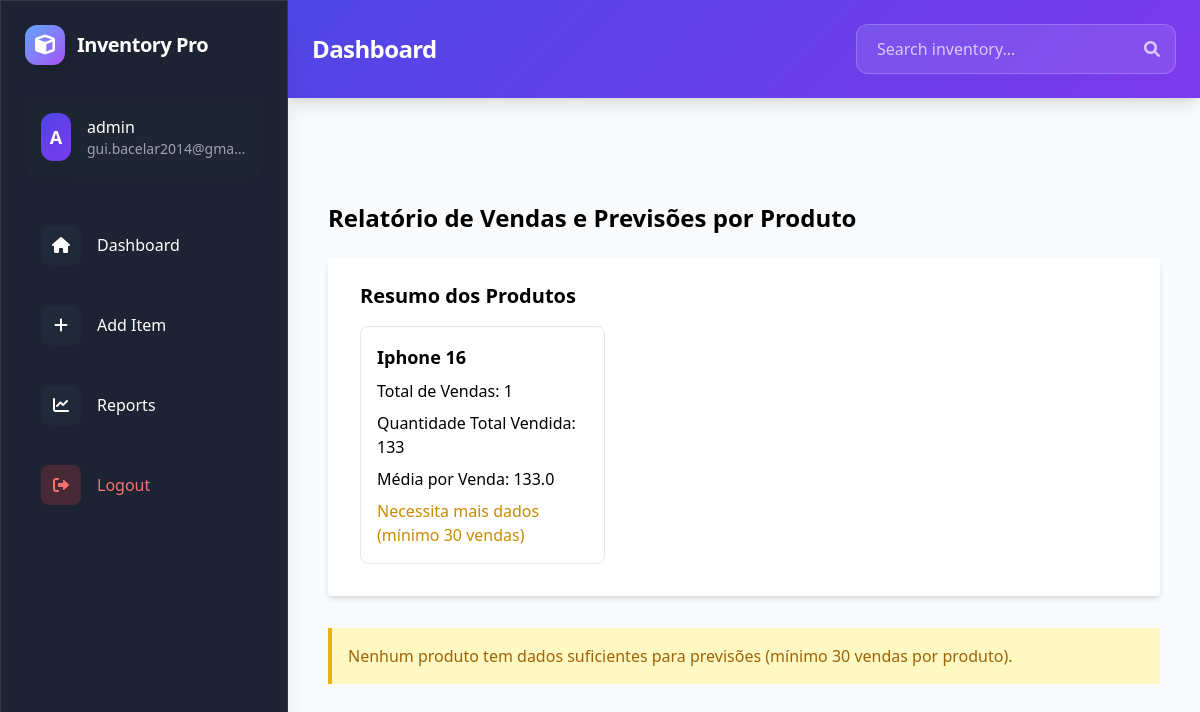
The app's page /reports (signed in), older data.
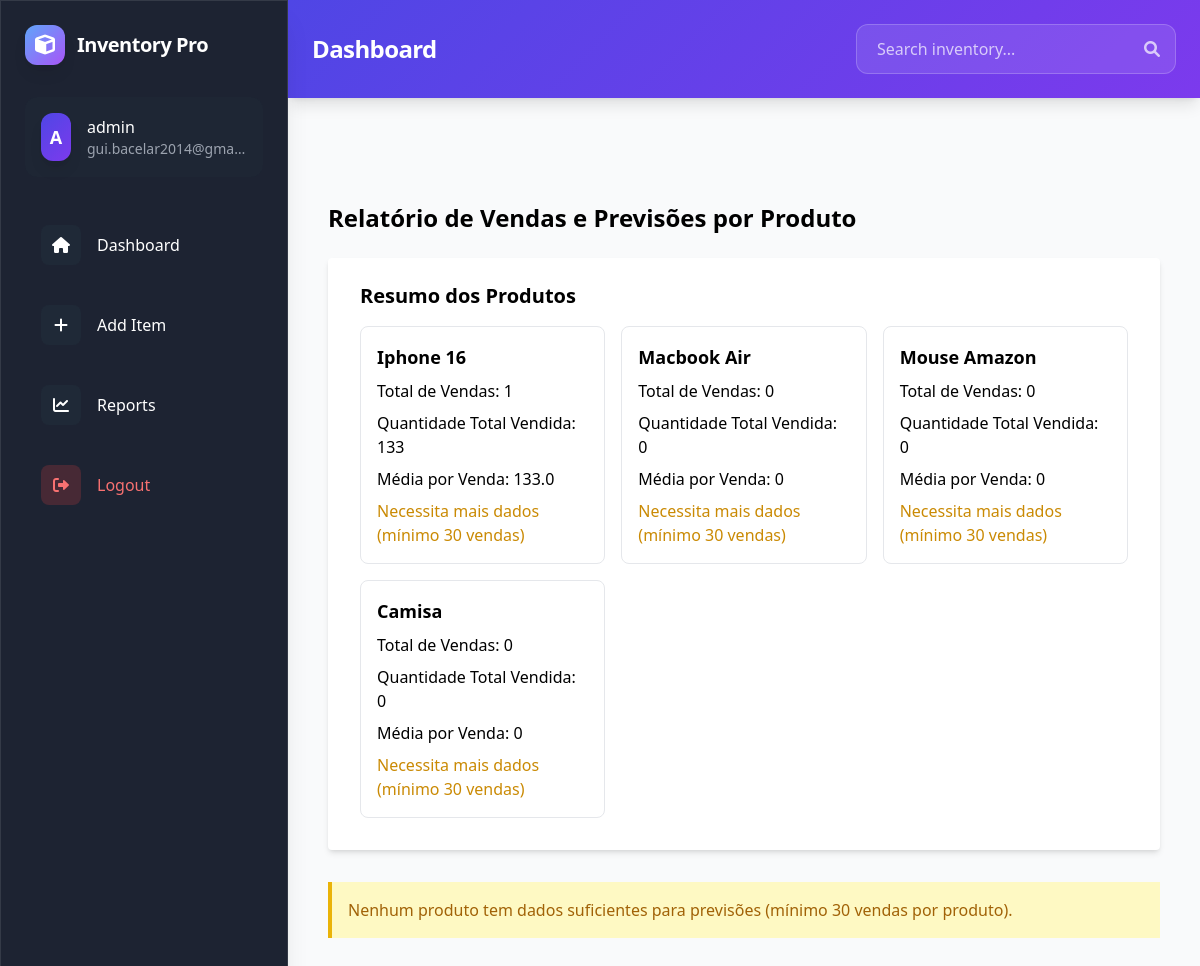
The same page, newer data.
### app/models/user.py (models this page shows, shortened)
class User(UserMixin, db.Model):
    id = db.Column(db.Integer, primary_key=True)
    username = db.Column(db.String(80), unique=True, nullable=False)
    email = db.Column(db.String(120), unique=True, nullable=False)
    password_hash = db.Column(db.String(120), nullable=False)
    items = db.relationship('Item', backref='owner', lazy=True)

### app/models/item.py (models this page shows)
class Item(db.Model):
    id = db.Column(db.Integer, primary_key=True)
    name = db.Column(db.String(100), nullable=False)
    description = db.Column(db.Text, nullable=True)
    quantity = db.Column(db.Integer, default=0)
    user_id = db.Column(db.Integer, db.ForeignKey('user.id'), nullable=False)

### app/controllers/reports_controller.py (the view, shortened to what this page needs)
@reports.route('/reports', methods=['GET'])
@login_required
def show_reports():
    items = Item.query.filter_by(user_id=current_user.id).all()
    if not items:
        flash('Você precisa cadastrar produtos primeiro!', 'warning')
        return render_template('reports.html', predictions=None, has_enough_data=False)
    product_predictions = {}
    product_statistics = {}
    for item in items:
        sales = Sale.query.filter_by(user_id=current_user.id, item_id=item.id).all()
        if len(sales) < 30:
            product_statistics[item.name] = {
                'total_sales': len(sales),
                'total_quantity': sum(sale.quantity for sale in sales),
                'average_quantity': round(sum(sale.quantity for sale in sales) / len(sales), 2) if sales else 0,
                'needs_more_data': True
            }
            continue
    return render_template(
        'reports.html',
        product_predictions=product_predictions,
        product_statistics=product_statistics,
        has_predictions=bool(product_predictions)
    )

### app/__init__.py (called while the page is built)
def create_app():
    app = Flask(__name__)
    app.config.from_object(Config)
    db.init_app(app)
    login_manager.init_app(app)
    from app.models.user import User
    from app.views.auth import auth as auth_blueprint
    from app.controllers.inventory_controller import inventory as inventory_blueprint
    from app.controllers.reports_controller import reports as reports_blueprint
    app.register_blueprint(auth_blueprint)
    app.register_blueprint(inventory_blueprint)
    app.register_blueprint(reports_blueprint)
    @login_manager.user_loader
    def load_user(user_id):
        return User.query.get(int(user_id))
    return app

### app/templates/reports.html
{% extends "base.html" %}
{% block content %}
<div class="container mx-auto px-4 py-8">
    <h1 class="text-2xl font-bold mb-6">Relatório de Vendas e Previsões por Produto</h1>
    <div class="bg-white shadow-md rounded px-8 pt-6 pb-8 mb-8">
        <h2 class="text-xl font-semibold mb-4">Resumo dos Produtos</h2>
        <div class="grid grid-cols-1 md:grid-cols-2 lg:grid-cols-3 gap-4">
            {% for product_name, stats in product_statistics.items() %}
            <div class="border rounded-lg p-4">
                <h3 class="font-bold text-lg mb-2">{{ product_name }}</h3>
                <ul class="space-y-2">
                    <li>Total de Vendas: {{ stats.total_sales }}</li>
                    <li>Quantidade Total Vendida: {{ stats.total_quantity }}</li>
                    <li>Média por Venda: {{ stats.average_quantity }}</li>
                    {% if not stats.needs_more_data %}
                        <li>Previsão próximos 30 dias: {{ stats.predicted_next_30_days }}</li>
                        <li>Média diária prevista: {{ stats.average_predicted_daily }}</li>
                        <li>Precisão do modelo: {{ stats.model_accuracy }}%</li>
                    {% else %}
                        <li class="text-yellow-600">Necessita mais dados (mínimo 30 vendas)</li>
                    {% endif %}
                </ul>
            </div>
            {% endfor %}
        </div>
    </div>
    {% if has_predictions %}
        {% for product_name, prediction_data in product_predictions.items() %}
        <div class="bg-white shadow-md rounded px-8 pt-6 pb-8 mb-8">
            <h2 class="text-xl font-semibold mb-4">Previsões para {{ product_name }}</h2>
            <div class="mb-6">
                <h3 class="text-lg font-medium mb-2">Performance do Modelo</h3>
                <p>Score de Treino: {{ prediction_data.train_score }}</p>
                <p>Score de Teste: {{ prediction_data.test_score }}</p>
            </div>
            <div class="overflow-x-auto">
                <table class="min-w-full table-auto">
                    <thead>
                        <tr class="bg-gray-100">
                            <th class="px-4 py-2">Data</th>
                            <th class="px-4 py-2">Vendas Previstas</th>
                        </tr>
                    </thead>
                    <tbody>
                        {% for prediction in prediction_data.predictions %}
                        <tr class="{% if loop.index % 2 == 0 %}bg-gray-50{% endif %}">
                            <td class="border px-4 py-2">{{ prediction.date }}</td>
                            <td class="border px-4 py-2">{{ prediction.predicted_sales }}</td>
                        </tr>
                        {% endfor %}
                    </tbody>
                </table>
            </div>
        </div>
        {% endfor %}
    {% else %}
        <div class="bg-yellow-100 border-l-4 border-yellow-500 text-yellow-700 p-4" role="alert">
            <p>Nenhum produto tem dados suficientes para previsões (mínimo 30 vendas por produto).</p>
        </div>
    {% endif %}
</div>
{% endblock %}

### app/templates/base.html (shortened to what this page needs)
<!DOCTYPE html>
<html lang="pt-BR">
<head>
    <link rel="stylesheet" href="{{ url_for('static', filename='css/style.css') }}">
    <link rel="stylesheet" href="{{ url_for('static', filename='js/main.js') }}">
    <script src="https://cdn.tailwindcss.com"></script>
    <link href="https://cdnjs.cloudflare.com/ajax/libs/font-awesome/6.0.0/css/all.min.css" rel="stylesheet">
</head>
<body class="bg-gray-50 font-sans">
    <div class="fixed left-0 top-0 h-full w-72 glass-dark text-white p-6 transform transition-transform duration-300 ease-in-out shadow-xl z-50" id="sidebar">
        <div class="flex items-center gap-3 mb-8">
            <div class="w-10 h-10 rounded-xl bg-gradient-to-br from-blue-400 to-purple-500 flex items-center justify-center shadow-lg">
                <i class="fas fa-cube text-xl"></i>
            </div>
            <h1 class="text-xl font-bold tracking-tight">Inventory Pro</h1>
        </div>
        {% if current_user.is_authenticated %}
        <div class="mb-8 p-4 rounded-xl bg-gray-800/50 hover-scale cursor-pointer">
            <div class="flex items-center gap-4">
                <div class="w-12 h-12 rounded-xl gradient-bg flex items-center justify-center text-lg font-semibold shadow-lg">
                    {{ current_user.username[0].upper() }}
                </div>
                <div>
                    <p class="font-medium">{{ current_user.username }}</p>
                    <p class="text-sm text-gray-400 truncate max-w-[160px]">{{ current_user.email }}</p>
                </div>
            </div>
        </div>
        <nav class="space-y-2">
            <a href="{{ url_for('auth.login') }}" class="flex items-center gap-4 p-4 rounded-xl hover:bg-gray-800/50 transition-all group">
                <div class="w-10 h-10 rounded-lg bg-gray-800 flex items-center justify-center group-hover:bg-indigo-500 transition-colors">
                    <i class="fas fa-home"></i>
                </div>
                <span>Dashboard</span>
            </a>
            <a href="{{ url_for('inventory.add') }}" class="flex items-center gap-4 p-4 rounded-xl hover:bg-gray-800/50 transition-all group">
                <div class="w-10 h-10 rounded-lg bg-gray-800 flex items-center justify-center group-hover:bg-green-500 transition-colors">
                    <i class="fas fa-plus"></i>
                </div>
                <span>Add Item</span>
            </a>
            <a href="{{ url_for('reports.record_sale') }}" class="flex items-center gap-4 p-4 rounded-xl hover:bg-gray-800/50 transition-all group">
                <div class="w-10 h-10 rounded-lg bg-gray-800 flex items-center justify-center group-hover:bg-blue-500 transition-colors">
                    <i class="fas fa-chart-line"></i>
                </div>
                <span>Reports</span>
            </a>
            <a href="{{ url_for('auth.logout') }}" class="flex items-center gap-4 p-4 rounded-xl hover:bg-red-500/20 text-red-400 hover:text-red-300 transition-all mt-8 group">
                <div class="w-10 h-10 rounded-lg bg-red-500/20 flex items-center justify-center group-hover:bg-red-500 transition-colors">
                    <i class="fas fa-sign-out-alt"></i>
                </div>
                <span>Logout</span>
            </a>
        </nav>
        {% endif %}
    </div>
    <div class="ml-72 min-h-screen">
        <div class="sticky top-0 z-40">
            <div class="gradient-bg text-white p-6 shadow-lg">
                <div class="container mx-auto flex justify-between items-center">
                    <h2 class="text-2xl font-bold tracking-tight">{% block page_title %}Dashboard{% endblock %}</h2>
                    {% if current_user.is_authenticated %}
                    <div class="flex items-center gap-6">
                        <div class="relative">
                            <input type="text"
                                   placeholder="Search inventory..."
                                   class="w-80 px-5 py-3 rounded-xl bg-white/10 border border-white/20 focus:outline-none focus:ring-2 focus:ring-white/30 placeholder-white/70 transition-all"
                            >
                            <i class="fas fa-search absolute right-4 top-1/2 transform -translate-y-1/2 text-white/70"></i>
                        </div>
                    </div>
                    {% endif %}
                </div>
            </div>
        </div>
        <div class="container mx-auto p-6">
        </div>
        <div class="container mx-auto p-6">
            {% block content %}{% endblock %}
        </div>
    </div>
</body>
</html>

### app/static/css/style.css (style rules this page uses)
.glass-dark { background: rgba(17, 24, 39, 0.95); backdrop-filter: blur(10px); border: 1px solid rgba(255, 255, 255, 0.1); }
.gradient-bg { background: linear-gradient(135deg, #4f46e5 0%, #7c3aed 100%); }
.hover-scale { transition: all 0.2s cubic-bezier(0.4, 0, 0.2, 1); }

Row changes from the older to the newer data that the page shows:
added Item: name "Macbook Air", total_sales "0", total_quantity "0", average_quantity "0"
added Item: name "Mouse Amazon", total_sales "0", total_quantity "0", average_quantity "0"
added Item: name "Camisa", total_sales "0", total_quantity "0", average_quantity "0"
